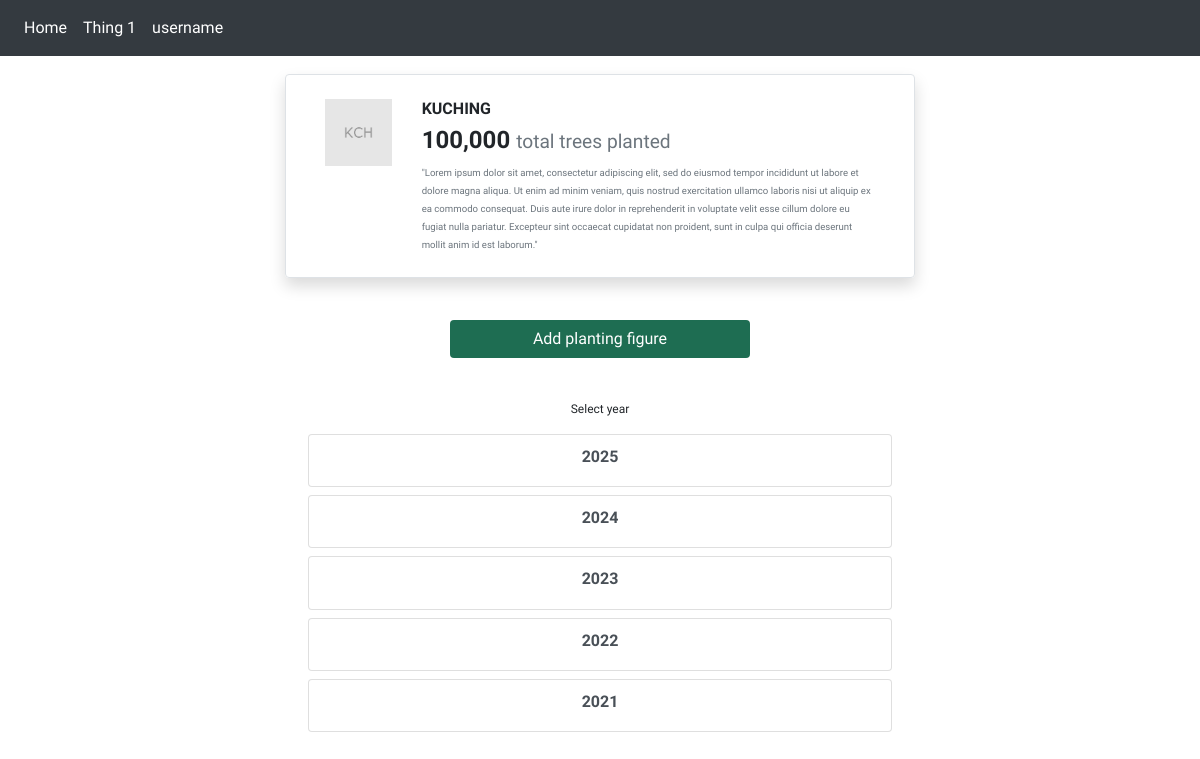
The page /kuching_index/ on the database as committed earlier.
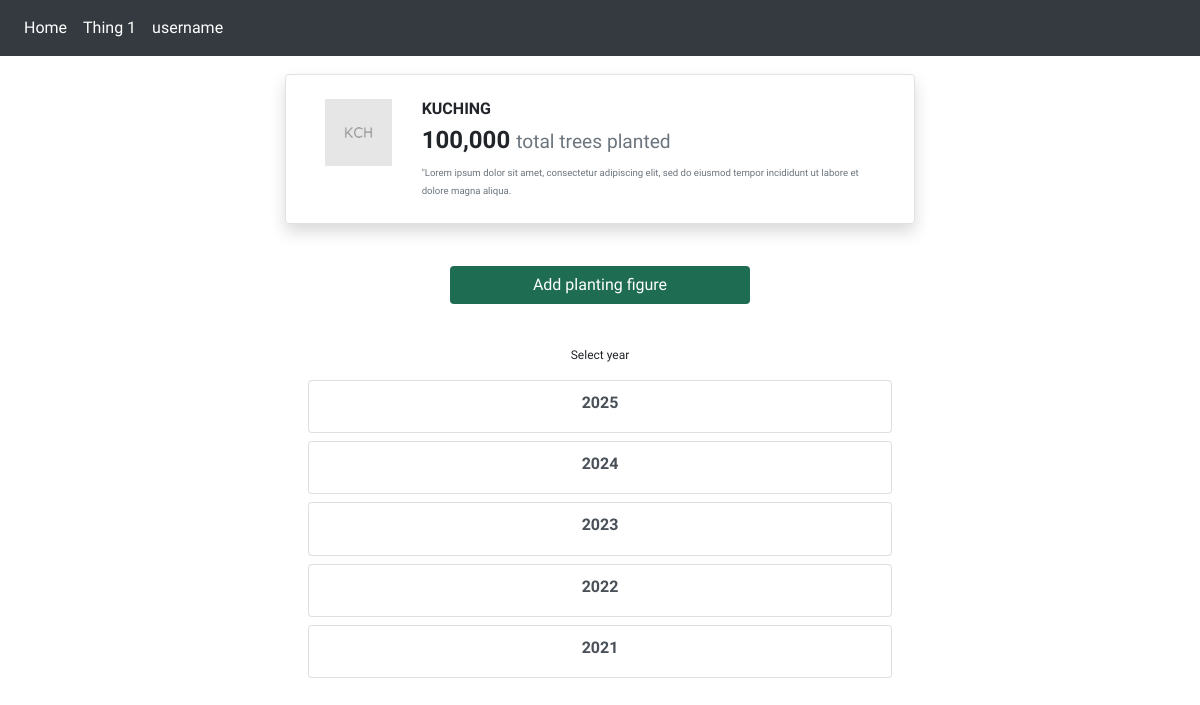
The same page on the database as committed later.
### figure/models.py (models this page shows, shortened)
class FigureByDivision(models.Model):
	division_name = models.CharField(max_length=20, choices=DIVISION_CHOICES, default='KUCHING')
	division_total_trees = models.IntegerField()
	division_description = models.TextField(null=True)
	division_img = models.ImageField('Division Image', null=True, upload_to='division_img/')
	class Meta:
		ordering = ['-division_total_trees']

### figure/views.py (the view)
# urls.py: path('kuching_index/', kuching_index_view, name='kuching_index'),
def kuching_index_view(request):
	kch_fd = fd_queryset.filter(division_name__icontains='Kuching')
	return render(request, 'figure/kuching_index.html', {'kch_fd':kch_fd})

### figure/templates/figure/kuching_index.html (shortened to what this page needs)
{% extends 'base.html' %}
{% block content %}
<br>
<div class="custom-div">
	{% for fd in kch_fd %}
	<div class="row border rounded shadow p-4">
		<div class="col-2">
			<img class="w-100" src="{{ fd.division_img.url }}">
		</div>
		<div class="col-10">
			<h6>{{ fd.division_name }}</hh6>
			<h4>{{ fd.division_total_trees }} <small class="text-muted">total trees planted</small></h4>
			<small class="text-muted">{{ fd.division_description }}</small>
		</div>
	</div>
	{% endfor %}
	<br>
	<div class="custom-div mt-4 mb-4">
		<a href="{% url 'planting_figure_add' %}">
			<button class="btn btn-custom w-100">Add planting figure</button>
		</a>
	</div>
	<br>
	<p class="text-center">Select year</p>
	<div class="list-group text-center m-2">
		<a class="list-group-item list-group-item-action flex-column align-items-start" href="{% url 'kuching_2025' %}">
			<h6 class="link-color">2025</h6>
		</a>
	</div>
	<div class="list-group text-center m-2">
		<a class="list-group-item list-group-item-action flex-column align-items-start" href="{% url 'kuching_2024' %}">
			<h6 class="link-color">2024</h6>
		</a>
	</div>
	<div class="list-group text-center m-2">
		<a class="list-group-item list-group-item-action flex-column align-items-start" href="{% url 'kuching_2023' %}">
			<h6 class="link-color">2023</h6>
		</a>
	</div>
	<div class="list-group text-center m-2">
		<a class="list-group-item list-group-item-action flex-column align-items-start" href="{% url 'kuching_2022' %}">
			<h6 class="link-color">2022</h6>
		</a>
	</div>
	<div class="list-group text-center m-2">
		<a class="list-group-item list-group-item-action flex-column align-items-start" href="{% url 'kuching_2021' %}">
			<h6 class="link-color">2021</h6>
		</a>
	</div>
</div>
<br>
<br>
{% endblock %}

### flrdashboard/templates/base.html (shortened to what this page needs)
{% load static %}
<!DOCTYPE html>
<html lang="en">
<head>
	<link rel="stylesheet" href="https://stackpath.bootstrapcdn.com/bootstrap/4.4.1/css/bootstrap.min.css">
	<link rel="stylesheet" href="https://cdnjs.cloudflare.com/ajax/libs/font-awesome/4.7.0/css/font-awesome.min.css">
	<link rel="stylesheet" type="text/css" href="{% static 'css/main.css' %}">
</head>
<body>
	<nav class="navbar navbar-expand-sm bg-dark">
		 <ul class="navbar-nav">
		    <li class="nav-item">
		      <a class="nav-link" href="#">Home</a>
		    </li>
		    <li class="nav-item">
		      <a class="nav-link" href="#">Thing 1</a>
		    </li>
		    <li class="nav-item">
		      <a class="nav-link" href="#">username</a>
		    </li>
		 </ul>
	</nav>
	<div class="min-height-100">
	{% block content %}{%endblock%}
	</div>
</body>
</html>

### flrdashboard/static/css/main.css (style rules this page uses)
@media screen and (min-width: 600px) { .custom-div { margin: auto; width: 50%; } }
body { font-family: 'Work Sans', Sans-Serif; font-size: 12px; }
h1, h2, h3, h4, h5, h6 { font-family: 'Cardo', serif; font-weight: bold; }
nav { color: #fff; font-size: 16px; }
nav a { color: #fff; }
.btn-custom { background-color: #1E6D52; color: #fff; }

Rows that differ between the two databases and show on the page:
changed FigureByDivision "KUCHING": division_description "…et dolore magna aliqua. Ut enim ad minim veniam, quis nostrud exercitation ullamco laboris nisi ut aliquip ex ea commodo consequat. Duis aute irure dolor in reprehenderit in voluptate velit esse cillum dolore eu fugiat nulla pariatur. Excepteur sint occaecat cupidatat non proident, sunt in culpa qui officia deserunt mollit anim id est laborum.\"" → "\"Lorem ipsum dolor sit amet, consectetur adipiscing elit, sed do eiusmod tempor incididunt ut labore et dolore magna aliqua."
